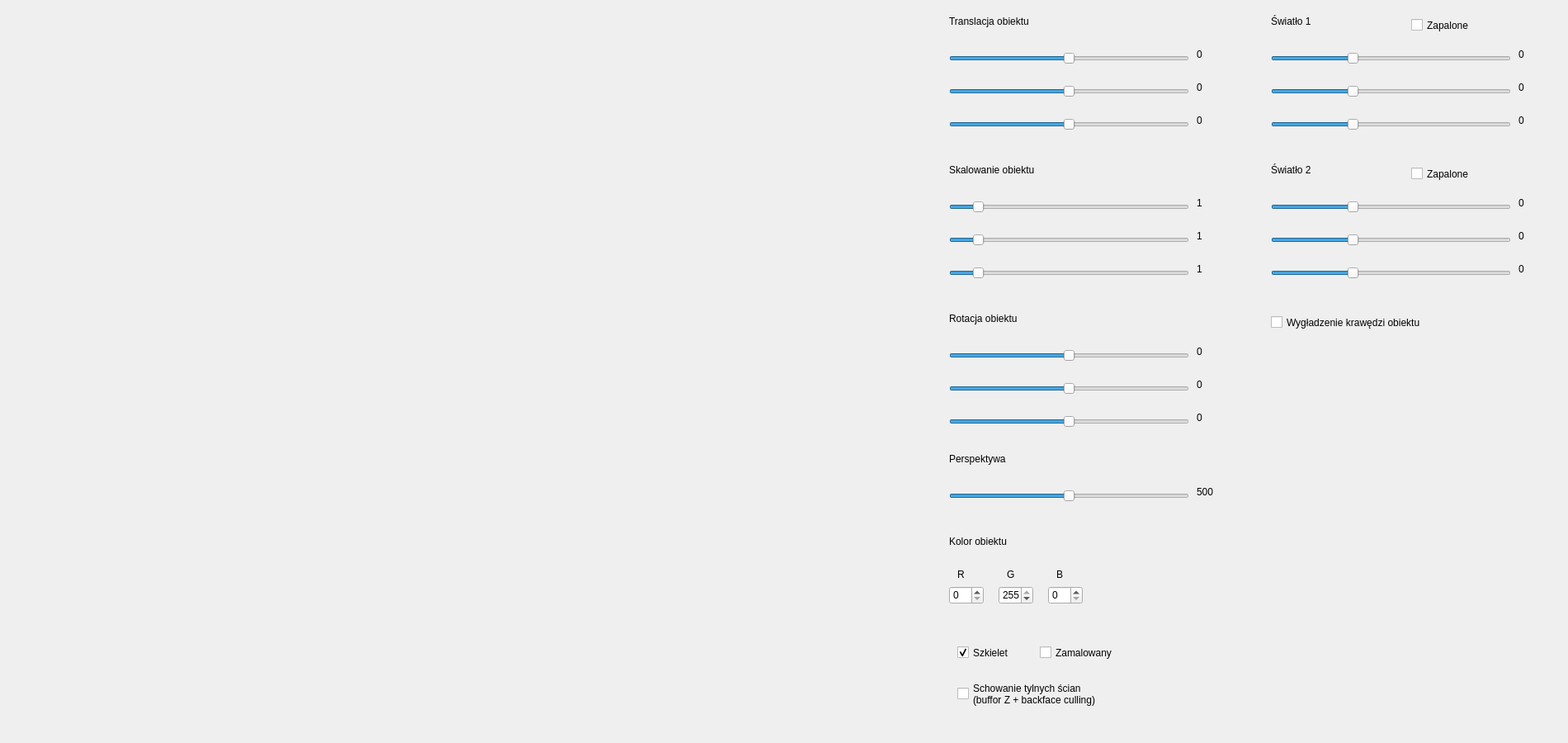
<?xml version="1.0" encoding="UTF-8"?>
<ui version="4.0">
 <class>Object3DWindow</class>
 <widget class="QWidget" name="Object3DWindow">
  <property name="geometry">
   <rect>
    <x>0</x>
    <y>0</y>
    <width>1900</width>
    <height>900</height>
   </rect>
  </property>
  <property name="windowTitle">
   <string>Form</string>
  </property>
  <widget class="QSlider" name="secondLightYSlider">
   <property name="geometry">
    <rect>
     <x>1540</x>
     <y>280</y>
     <width>291</width>
     <height>22</height>
    </rect>
   </property>
   <property name="minimum">
    <number>-880</number>
   </property>
   <property name="maximum">
    <number>1760</number>
   </property>
   <property name="value">
    <number>0</number>
   </property>
   <property name="orientation">
    <enum>Qt::Horizontal</enum>
   </property>
  </widget>
  <widget class="QSlider" name="secondLightZSlider">
   <property name="geometry">
    <rect>
     <x>1540</x>
     <y>320</y>
     <width>291</width>
     <height>22</height>
    </rect>
   </property>
   <property name="minimum">
    <number>-500</number>
   </property>
   <property name="maximum">
    <number>1000</number>
   </property>
   <property name="value">
    <number>0</number>
   </property>
   <property name="orientation">
    <enum>Qt::Horizontal</enum>
   </property>
  </widget>
  <widget class="QLabel" name="rotationLabel">
   <property name="geometry">
    <rect>
     <x>1150</x>
     <y>370</y>
     <width>141</width>
     <height>31</height>
    </rect>
   </property>
   <property name="styleSheet">
    <string notr="true">font: 14pt &quot;MS Shell Dlg 2&quot;;</string>
   </property>
   <property name="text">
    <string>Rotacja obiektu</string>
   </property>
  </widget>
  <widget class="QCheckBox" name="paintedCheckBox">
   <property name="geometry">
    <rect>
     <x>1260</x>
     <y>770</y>
     <width>131</width>
     <height>41</height>
    </rect>
   </property>
   <property name="styleSheet">
    <string notr="true">font: 14pt &quot;MS Shell Dlg 2&quot;;</string>
   </property>
   <property name="text">
    <string>Zamalowany</string>
   </property>
   <property name="checked">
    <bool>false</bool>
   </property>
  </widget>
  <widget class="QSlider" name="rotationZSlider">
   <property name="geometry">
    <rect>
     <x>1150</x>
     <y>500</y>
     <width>291</width>
     <height>22</height>
    </rect>
   </property>
   <property name="minimum">
    <number>-360</number>
   </property>
   <property name="maximum">
    <number>360</number>
   </property>
   <property name="orientation">
    <enum>Qt::Horizontal</enum>
   </property>
  </widget>
  <widget class="QLabel" name="firstLightYLabel">
   <property name="geometry">
    <rect>
     <x>1840</x>
     <y>90</y>
     <width>51</width>
     <height>31</height>
    </rect>
   </property>
   <property name="styleSheet">
    <string notr="true">font: 14pt &quot;MS Shell Dlg 2&quot;;</string>
   </property>
   <property name="text">
    <string>0</string>
   </property>
  </widget>
  <widget class="QSlider" name="translationXSlider">
   <property name="geometry">
    <rect>
     <x>1150</x>
     <y>60</y>
     <width>291</width>
     <height>22</height>
    </rect>
   </property>
   <property name="minimum">
    <number>-200</number>
   </property>
   <property name="maximum">
    <number>200</number>
   </property>
   <property name="value">
    <number>0</number>
   </property>
   <property name="orientation">
    <enum>Qt::Horizontal</enum>
   </property>
  </widget>
  <widget class="QSpinBox" name="gValueSpinBox">
   <property name="geometry">
    <rect>
     <x>1210</x>
     <y>710</y>
     <width>42</width>
     <height>22</height>
    </rect>
   </property>
   <property name="maximum">
    <number>255</number>
   </property>
   <property name="value">
    <number>255</number>
   </property>
  </widget>
  <widget class="QSlider" name="perspectiveSlider">
   <property name="geometry">
    <rect>
     <x>1150</x>
     <y>590</y>
     <width>291</width>
     <height>22</height>
    </rect>
   </property>
   <property name="minimum">
    <number>0</number>
   </property>
   <property name="maximum">
    <number>1000</number>
   </property>
   <property name="singleStep">
    <number>10</number>
   </property>
   <property name="pageStep">
    <number>20</number>
   </property>
   <property name="value">
    <number>500</number>
   </property>
   <property name="orientation">
    <enum>Qt::Horizontal</enum>
   </property>
  </widget>
  <widget class="QLabel" name="scalingZLabel">
   <property name="geometry">
    <rect>
     <x>1450</x>
     <y>310</y>
     <width>51</width>
     <height>31</height>
    </rect>
   </property>
   <property name="styleSheet">
    <string notr="true">font: 14pt &quot;MS Shell Dlg 2&quot;;</string>
   </property>
   <property name="text">
    <string>1</string>
   </property>
  </widget>
  <widget class="QLabel" name="firstLightXLabel">
   <property name="geometry">
    <rect>
     <x>1840</x>
     <y>50</y>
     <width>51</width>
     <height>31</height>
    </rect>
   </property>
   <property name="styleSheet">
    <string notr="true">font: 14pt &quot;MS Shell Dlg 2&quot;;</string>
   </property>
   <property name="text">
    <string>0</string>
   </property>
  </widget>
  <widget class="QSlider" name="firstLightYSlider">
   <property name="geometry">
    <rect>
     <x>1540</x>
     <y>100</y>
     <width>291</width>
     <height>22</height>
    </rect>
   </property>
   <property name="minimum">
    <number>-880</number>
   </property>
   <property name="maximum">
    <number>1760</number>
   </property>
   <property name="value">
    <number>0</number>
   </property>
   <property name="orientation">
    <enum>Qt::Horizontal</enum>
   </property>
  </widget>
  <widget class="QLabel" name="translationXLabel">
   <property name="geometry">
    <rect>
     <x>1450</x>
     <y>50</y>
     <width>51</width>
     <height>31</height>
    </rect>
   </property>
   <property name="styleSheet">
    <string notr="true">font: 14pt &quot;MS Shell Dlg 2&quot;;</string>
   </property>
   <property name="text">
    <string>0</string>
   </property>
  </widget>
  <widget class="QSlider" name="rotationYSlider">
   <property name="geometry">
    <rect>
     <x>1150</x>
     <y>460</y>
     <width>291</width>
     <height>22</height>
    </rect>
   </property>
   <property name="minimum">
    <number>-360</number>
   </property>
   <property name="maximum">
    <number>360</number>
   </property>
   <property name="orientation">
    <enum>Qt::Horizontal</enum>
   </property>
  </widget>
  <widget class="QLabel" name="bValueLabel">
   <property name="geometry">
    <rect>
     <x>1280</x>
     <y>680</y>
     <width>21</width>
     <height>31</height>
    </rect>
   </property>
   <property name="styleSheet">
    <string notr="true">font: 14pt &quot;MS Shell Dlg 2&quot;;</string>
   </property>
   <property name="text">
    <string>B</string>
   </property>
  </widget>
  <widget class="QSlider" name="firstLightXSlider">
   <property name="geometry">
    <rect>
     <x>1540</x>
     <y>60</y>
     <width>291</width>
     <height>22</height>
    </rect>
   </property>
   <property name="minimum">
    <number>-1100</number>
   </property>
   <property name="maximum">
    <number>2200</number>
   </property>
   <property name="value">
    <number>0</number>
   </property>
   <property name="orientation">
    <enum>Qt::Horizontal</enum>
   </property>
  </widget>
  <widget class="QSlider" name="secondLightXSlider">
   <property name="geometry">
    <rect>
     <x>1540</x>
     <y>240</y>
     <width>291</width>
     <height>22</height>
    </rect>
   </property>
   <property name="minimum">
    <number>-1100</number>
   </property>
   <property name="maximum">
    <number>2200</number>
   </property>
   <property name="value">
    <number>0</number>
   </property>
   <property name="orientation">
    <enum>Qt::Horizontal</enum>
   </property>
  </widget>
  <widget class="QCheckBox" name="secondLightCheckBox">
   <property name="geometry">
    <rect>
     <x>1710</x>
     <y>190</y>
     <width>111</width>
     <height>41</height>
    </rect>
   </property>
   <property name="styleSheet">
    <string notr="true">font: 14pt &quot;MS Shell Dlg 2&quot;;</string>
   </property>
   <property name="text">
    <string>Zapalone</string>
   </property>
   <property name="checked">
    <bool>false</bool>
   </property>
  </widget>
  <widget class="Object3DCanvas" name="object3DCanvas" native="true">
   <property name="geometry">
    <rect>
     <x>10</x>
     <y>10</y>
     <width>1100</width>
     <height>880</height>
    </rect>
   </property>
  </widget>
  <widget class="QLabel" name="scalingLabel">
   <property name="geometry">
    <rect>
     <x>1150</x>
     <y>190</y>
     <width>171</width>
     <height>31</height>
    </rect>
   </property>
   <property name="styleSheet">
    <string notr="true">font: 14pt &quot;MS Shell Dlg 2&quot;;</string>
   </property>
   <property name="text">
    <string>Skalowanie obiektu</string>
   </property>
  </widget>
  <widget class="QLabel" name="firstLightLabel">
   <property name="geometry">
    <rect>
     <x>1540</x>
     <y>10</y>
     <width>131</width>
     <height>31</height>
    </rect>
   </property>
   <property name="styleSheet">
    <string notr="true">font: 14pt &quot;MS Shell Dlg 2&quot;;</string>
   </property>
   <property name="text">
    <string>Światło 1</string>
   </property>
  </widget>
  <widget class="QLabel" name="rValueLabel">
   <property name="geometry">
    <rect>
     <x>1160</x>
     <y>680</y>
     <width>21</width>
     <height>31</height>
    </rect>
   </property>
   <property name="styleSheet">
    <string notr="true">font: 14pt &quot;MS Shell Dlg 2&quot;;</string>
   </property>
   <property name="text">
    <string>R</string>
   </property>
  </widget>
  <widget class="QLabel" name="objectColorLabel">
   <property name="geometry">
    <rect>
     <x>1150</x>
     <y>640</y>
     <width>121</width>
     <height>31</height>
    </rect>
   </property>
   <property name="styleSheet">
    <string notr="true">font: 14pt &quot;MS Shell Dlg 2&quot;;</string>
   </property>
   <property name="text">
    <string>Kolor obiektu</string>
   </property>
  </widget>
  <widget class="QCheckBox" name="smoothing3DObjectCheckBox">
   <property name="geometry">
    <rect>
     <x>1540</x>
     <y>370</y>
     <width>291</width>
     <height>41</height>
    </rect>
   </property>
   <property name="styleSheet">
    <string notr="true">font: 14pt &quot;MS Shell Dlg 2&quot;;</string>
   </property>
   <property name="text">
    <string>Wygładzenie krawędzi obiektu</string>
   </property>
   <property name="checked">
    <bool>false</bool>
   </property>
  </widget>
  <widget class="QSlider" name="scalingZSlider">
   <property name="geometry">
    <rect>
     <x>1150</x>
     <y>320</y>
     <width>291</width>
     <height>22</height>
    </rect>
   </property>
   <property name="minimum">
    <number>0</number>
   </property>
   <property name="maximum">
    <number>10</number>
   </property>
   <property name="value">
    <number>1</number>
   </property>
   <property name="sliderPosition">
    <number>1</number>
   </property>
   <property name="orientation">
    <enum>Qt::Horizontal</enum>
   </property>
  </widget>
  <widget class="QLabel" name="perspectiveValueLabel">
   <property name="geometry">
    <rect>
     <x>1450</x>
     <y>580</y>
     <width>51</width>
     <height>31</height>
    </rect>
   </property>
   <property name="styleSheet">
    <string notr="true">font: 14pt &quot;MS Shell Dlg 2&quot;;</string>
   </property>
   <property name="text">
    <string>500</string>
   </property>
  </widget>
  <widget class="QSlider" name="translationZSlider">
   <property name="geometry">
    <rect>
     <x>1150</x>
     <y>140</y>
     <width>291</width>
     <height>22</height>
    </rect>
   </property>
   <property name="minimum">
    <number>0</number>
   </property>
   <property name="maximum">
    <number>200</number>
   </property>
   <property name="value">
    <number>100</number>
   </property>
   <property name="orientation">
    <enum>Qt::Horizontal</enum>
   </property>
  </widget>
  <widget class="QLabel" name="rotationYLabel">
   <property name="geometry">
    <rect>
     <x>1450</x>
     <y>450</y>
     <width>51</width>
     <height>31</height>
    </rect>
   </property>
   <property name="styleSheet">
    <string notr="true">font: 14pt &quot;MS Shell Dlg 2&quot;;</string>
   </property>
   <property name="text">
    <string>0</string>
   </property>
  </widget>
  <widget class="QLabel" name="perspectiveLabel">
   <property name="geometry">
    <rect>
     <x>1150</x>
     <y>540</y>
     <width>131</width>
     <height>31</height>
    </rect>
   </property>
   <property name="styleSheet">
    <string notr="true">font: 14pt &quot;MS Shell Dlg 2&quot;;</string>
   </property>
   <property name="text">
    <string>Perspektywa</string>
   </property>
  </widget>
  <widget class="QLabel" name="translationYLabel">
   <property name="geometry">
    <rect>
     <x>1450</x>
     <y>90</y>
     <width>51</width>
     <height>31</height>
    </rect>
   </property>
   <property name="styleSheet">
    <string notr="true">font: 14pt &quot;MS Shell Dlg 2&quot;;</string>
   </property>
   <property name="text">
    <string>0</string>
   </property>
  </widget>
  <widget class="QLabel" name="scalingXLabel">
   <property name="geometry">
    <rect>
     <x>1450</x>
     <y>230</y>
     <width>51</width>
     <height>31</height>
    </rect>
   </property>
   <property name="styleSheet">
    <string notr="true">font: 14pt &quot;MS Shell Dlg 2&quot;;</string>
   </property>
   <property name="text">
    <string>1</string>
   </property>
  </widget>
  <widget class="QSlider" name="scalingXSlider">
   <property name="geometry">
    <rect>
     <x>1150</x>
     <y>240</y>
     <width>291</width>
     <height>22</height>
    </rect>
   </property>
   <property name="minimum">
    <number>0</number>
   </property>
   <property name="maximum">
    <number>10</number>
   </property>
   <property name="value">
    <number>1</number>
   </property>
   <property name="orientation">
    <enum>Qt::Horizontal</enum>
   </property>
  </widget>
  <widget class="QLabel" name="firstLightZLabel">
   <property name="geometry">
    <rect>
     <x>1840</x>
     <y>130</y>
     <width>51</width>
     <height>31</height>
    </rect>
   </property>
   <property name="styleSheet">
    <string notr="true">font: 14pt &quot;MS Shell Dlg 2&quot;;</string>
   </property>
   <property name="text">
    <string>0</string>
   </property>
  </widget>
  <widget class="QCheckBox" name="sceletonCheckBox">
   <property name="geometry">
    <rect>
     <x>1160</x>
     <y>770</y>
     <width>111</width>
     <height>41</height>
    </rect>
   </property>
   <property name="styleSheet">
    <string notr="true">font: 14pt &quot;MS Shell Dlg 2&quot;;</string>
   </property>
   <property name="text">
    <string>Szkielet</string>
   </property>
   <property name="checked">
    <bool>true</bool>
   </property>
  </widget>
  <widget class="QLabel" name="gValueLabel">
   <property name="geometry">
    <rect>
     <x>1220</x>
     <y>680</y>
     <width>21</width>
     <height>31</height>
    </rect>
   </property>
   <property name="styleSheet">
    <string notr="true">font: 14pt &quot;MS Shell Dlg 2&quot;;</string>
   </property>
   <property name="text">
    <string>G</string>
   </property>
  </widget>
  <widget class="QSlider" name="translationYSlider">
   <property name="geometry">
    <rect>
     <x>1150</x>
     <y>100</y>
     <width>291</width>
     <height>22</height>
    </rect>
   </property>
   <property name="minimum">
    <number>-200</number>
   </property>
   <property name="maximum">
    <number>200</number>
   </property>
   <property name="value">
    <number>0</number>
   </property>
   <property name="orientation">
    <enum>Qt::Horizontal</enum>
   </property>
  </widget>
  <widget class="QSlider" name="rotationXSlider">
   <property name="geometry">
    <rect>
     <x>1150</x>
     <y>420</y>
     <width>291</width>
     <height>22</height>
    </rect>
   </property>
   <property name="minimum">
    <number>-360</number>
   </property>
   <property name="maximum">
    <number>360</number>
   </property>
   <property name="orientation">
    <enum>Qt::Horizontal</enum>
   </property>
  </widget>
  <widget class="QLabel" name="scalingYLabel">
   <property name="geometry">
    <rect>
     <x>1450</x>
     <y>270</y>
     <width>51</width>
     <height>31</height>
    </rect>
   </property>
   <property name="styleSheet">
    <string notr="true">font: 14pt &quot;MS Shell Dlg 2&quot;;</string>
   </property>
   <property name="text">
    <string>1</string>
   </property>
  </widget>
  <widget class="QLabel" name="secondLightZLabel">
   <property name="geometry">
    <rect>
     <x>1840</x>
     <y>310</y>
     <width>51</width>
     <height>31</height>
    </rect>
   </property>
   <property name="styleSheet">
    <string notr="true">font: 14pt &quot;MS Shell Dlg 2&quot;;</string>
   </property>
   <property name="text">
    <string>0</string>
   </property>
  </widget>
  <widget class="QLabel" name="rotationXLabel">
   <property name="geometry">
    <rect>
     <x>1450</x>
     <y>410</y>
     <width>51</width>
     <height>31</height>
    </rect>
   </property>
   <property name="styleSheet">
    <string notr="true">font: 14pt &quot;MS Shell Dlg 2&quot;;</string>
   </property>
   <property name="text">
    <string>0</string>
   </property>
  </widget>
  <widget class="QLabel" name="secondLightLabel">
   <property name="geometry">
    <rect>
     <x>1540</x>
     <y>190</y>
     <width>131</width>
     <height>31</height>
    </rect>
   </property>
   <property name="styleSheet">
    <string notr="true">font: 14pt &quot;MS Shell Dlg 2&quot;;</string>
   </property>
   <property name="text">
    <string>Światło 2</string>
   </property>
  </widget>
  <widget class="QCheckBox" name="hideBackSurfaceCheckBox">
   <property name="geometry">
    <rect>
     <x>1160</x>
     <y>810</y>
     <width>271</width>
     <height>61</height>
    </rect>
   </property>
   <property name="styleSheet">
    <string notr="true">font: 14pt &quot;MS Shell Dlg 2&quot;;</string>
   </property>
   <property name="text">
    <string>Schowanie tylnych ścian
(buffor Z + backface culling)</string>
   </property>
   <property name="checked">
    <bool>false</bool>
   </property>
  </widget>
  <widget class="QSpinBox" name="bValueSpinBox">
   <property name="geometry">
    <rect>
     <x>1270</x>
     <y>710</y>
     <width>42</width>
     <height>22</height>
    </rect>
   </property>
   <property name="maximum">
    <number>255</number>
   </property>
  </widget>
  <widget class="QLabel" name="secondLightYLabel">
   <property name="geometry">
    <rect>
     <x>1840</x>
     <y>270</y>
     <width>51</width>
     <height>31</height>
    </rect>
   </property>
   <property name="styleSheet">
    <string notr="true">font: 14pt &quot;MS Shell Dlg 2&quot;;</string>
   </property>
   <property name="text">
    <string>0</string>
   </property>
  </widget>
  <widget class="QSpinBox" name="rValueSpinBox">
   <property name="geometry">
    <rect>
     <x>1150</x>
     <y>710</y>
     <width>42</width>
     <height>22</height>
    </rect>
   </property>
   <property name="maximum">
    <number>255</number>
   </property>
  </widget>
  <widget class="QLabel" name="translationLabel">
   <property name="geometry">
    <rect>
     <x>1150</x>
     <y>10</y>
     <width>161</width>
     <height>31</height>
    </rect>
   </property>
   <property name="styleSheet">
    <string notr="true">font: 14pt &quot;MS Shell Dlg 2&quot;;</string>
   </property>
   <property name="text">
    <string>Translacja obiektu</string>
   </property>
  </widget>
  <widget class="QSlider" name="scalingYSlider">
   <property name="geometry">
    <rect>
     <x>1150</x>
     <y>280</y>
     <width>291</width>
     <height>22</height>
    </rect>
   </property>
   <property name="minimum">
    <number>0</number>
   </property>
   <property name="maximum">
    <number>10</number>
   </property>
   <property name="value">
    <number>1</number>
   </property>
   <property name="sliderPosition">
    <number>1</number>
   </property>
   <property name="orientation">
    <enum>Qt::Horizontal</enum>
   </property>
  </widget>
  <widget class="QLabel" name="rotationZLabel">
   <property name="geometry">
    <rect>
     <x>1450</x>
     <y>490</y>
     <width>51</width>
     <height>31</height>
    </rect>
   </property>
   <property name="styleSheet">
    <string notr="true">font: 14pt &quot;MS Shell Dlg 2&quot;;</string>
   </property>
   <property name="text">
    <string>0</string>
   </property>
  </widget>
  <widget class="QSlider" name="firstLightZSlider">
   <property name="geometry">
    <rect>
     <x>1540</x>
     <y>140</y>
     <width>291</width>
     <height>22</height>
    </rect>
   </property>
   <property name="minimum">
    <number>-500</number>
   </property>
   <property name="maximum">
    <number>1000</number>
   </property>
   <property name="value">
    <number>0</number>
   </property>
   <property name="orientation">
    <enum>Qt::Horizontal</enum>
   </property>
  </widget>
  <widget class="QLabel" name="secondLightXLabel">
   <property name="geometry">
    <rect>
     <x>1840</x>
     <y>230</y>
     <width>51</width>
     <height>31</height>
    </rect>
   </property>
   <property name="styleSheet">
    <string notr="true">font: 14pt &quot;MS Shell Dlg 2&quot;;</string>
   </property>
   <property name="text">
    <string>0</string>
   </property>
  </widget>
  <widget class="QCheckBox" name="firstLightCheckBox">
   <property name="geometry">
    <rect>
     <x>1710</x>
     <y>10</y>
     <width>111</width>
     <height>41</height>
    </rect>
   </property>
   <property name="styleSheet">
    <string notr="true">font: 14pt &quot;MS Shell Dlg 2&quot;;</string>
   </property>
   <property name="text">
    <string>Zapalone</string>
   </property>
   <property name="checked">
    <bool>false</bool>
   </property>
  </widget>
  <widget class="QLabel" name="translationZLabel">
   <property name="geometry">
    <rect>
     <x>1450</x>
     <y>130</y>
     <width>51</width>
     <height>31</height>
    </rect>
   </property>
   <property name="styleSheet">
    <string notr="true">font: 14pt &quot;MS Shell Dlg 2&quot;;</string>
   </property>
   <property name="text">
    <string>0</string>
   </property>
  </widget>
 </widget>
 <customwidgets>
  <customwidget>
   <class>Object3DCanvas</class>
   <extends>QWidget</extends>
   <header>object3dcanvas.h</header>
   <container>1</container>
  </customwidget>
 </customwidgets>
 <resources/>
 <connections/>
</ui>
